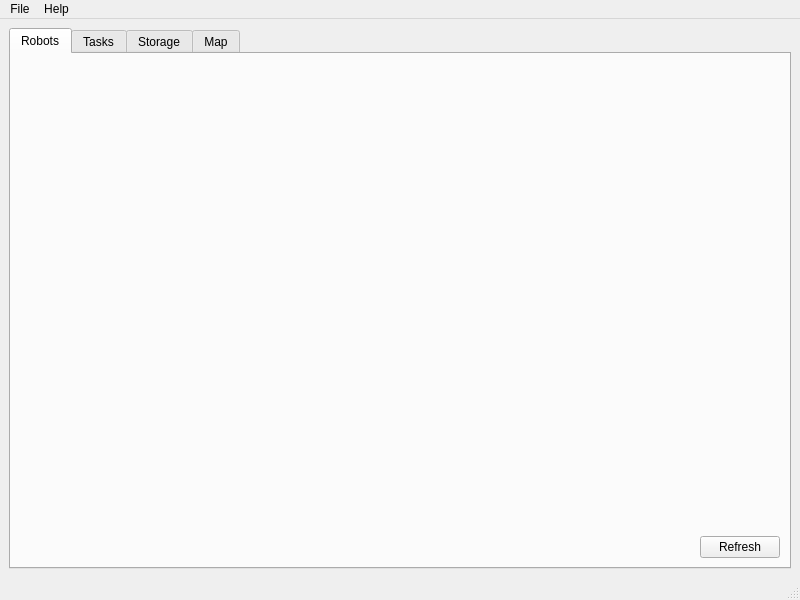
<?xml version="1.0" encoding="UTF-8"?>
<ui version="4.0">
 <class>UiLogisticSystemMainWindow</class>
 <widget class="QMainWindow" name="UiLogisticSystemMainWindow">
  <property name="geometry">
   <rect>
    <x>0</x>
    <y>0</y>
    <width>800</width>
    <height>600</height>
   </rect>
  </property>
  <property name="windowTitle">
   <string>ZbigniewLogisticInc</string>
  </property>
  <widget class="QWidget" name="centralwidget">
   <layout class="QVBoxLayout" name="verticalLayout_2">
    <item>
     <widget class="QTabWidget" name="tabWidget">
      <property name="currentIndex">
       <number>0</number>
      </property>
      <property name="movable">
       <bool>true</bool>
      </property>
      <widget class="QWidget" name="tabRobots">
       <attribute name="title">
        <string>Robots</string>
       </attribute>
       <layout class="QVBoxLayout" name="verticalLayout">
        <item>
         <widget class="RobotInfoWidget" name="widget_2" native="true"/>
        </item>
        <item>
         <layout class="QHBoxLayout" name="horizontalLayout_2">
          <item>
           <spacer name="horizontalSpacer_2">
            <property name="orientation">
             <enum>Qt::Horizontal</enum>
            </property>
            <property name="sizeHint" stdset="0">
             <size>
              <width>40</width>
              <height>20</height>
             </size>
            </property>
           </spacer>
          </item>
          <item>
           <widget class="QPushButton" name="pushButton">
            <property name="text">
             <string>Refresh</string>
            </property>
           </widget>
          </item>
         </layout>
        </item>
       </layout>
      </widget>
      <widget class="QWidget" name="tabTasks">
       <attribute name="title">
        <string>Tasks</string>
       </attribute>
       <layout class="QVBoxLayout" name="verticalLayout_3">
        <item>
         <widget class="TaskInfoWidget" name="widget" native="true"/>
        </item>
       </layout>
      </widget>
      <widget class="QWidget" name="tabStorages">
       <attribute name="title">
        <string>Storage</string>
       </attribute>
       <layout class="QVBoxLayout" name="verticalLayout_5">
        <item>
         <widget class="StorageInfoWidget" name="widget_4" native="true"/>
        </item>
       </layout>
      </widget>
      <widget class="QWidget" name="tab">
       <attribute name="title">
        <string>Map</string>
       </attribute>
       <layout class="QVBoxLayout" name="verticalLayout_4">
        <item>
         <widget class="MapWidget" name="widget_3" native="true"/>
        </item>
       </layout>
      </widget>
     </widget>
    </item>
   </layout>
  </widget>
  <widget class="QMenuBar" name="menubar">
   <property name="geometry">
    <rect>
     <x>0</x>
     <y>0</y>
     <width>800</width>
     <height>20</height>
    </rect>
   </property>
   <widget class="QMenu" name="menuFile">
    <property name="title">
     <string>File</string>
    </property>
    <addaction name="actionExit"/>
   </widget>
   <widget class="QMenu" name="menuHelp">
    <property name="title">
     <string>Help</string>
    </property>
    <addaction name="actionAbout"/>
   </widget>
   <addaction name="menuFile"/>
   <addaction name="menuHelp"/>
  </widget>
  <widget class="QStatusBar" name="statusbar"/>
  <action name="actionExit">
   <property name="text">
    <string>Exit</string>
   </property>
  </action>
  <action name="actionAbout">
   <property name="text">
    <string>About</string>
   </property>
  </action>
 </widget>
 <customwidgets>
  <customwidget>
   <class>RobotInfoWidget</class>
   <extends>QWidget</extends>
   <header>RobotInfoWidget.hpp</header>
   <container>1</container>
  </customwidget>
  <customwidget>
   <class>TaskInfoWidget</class>
   <extends>QWidget</extends>
   <header>TaskInfoWidget.hpp</header>
   <container>1</container>
  </customwidget>
  <customwidget>
   <class>MapWidget</class>
   <extends>QWidget</extends>
   <header>MapWidget.hpp</header>
   <container>1</container>
  </customwidget>
  <customwidget>
   <class>StorageInfoWidget</class>
   <extends>QWidget</extends>
   <header>StorageInfoWidget.hpp</header>
   <container>1</container>
  </customwidget>
 </customwidgets>
 <resources/>
 <connections>
  <connection>
   <sender>actionExit</sender>
   <signal>triggered()</signal>
   <receiver>UiLogisticSystemMainWindow</receiver>
   <slot>close()</slot>
   <hints>
    <hint type="sourcelabel">
     <x>-1</x>
     <y>-1</y>
    </hint>
    <hint type="destinationlabel">
     <x>399</x>
     <y>299</y>
    </hint>
   </hints>
  </connection>
 </connections>
</ui>
